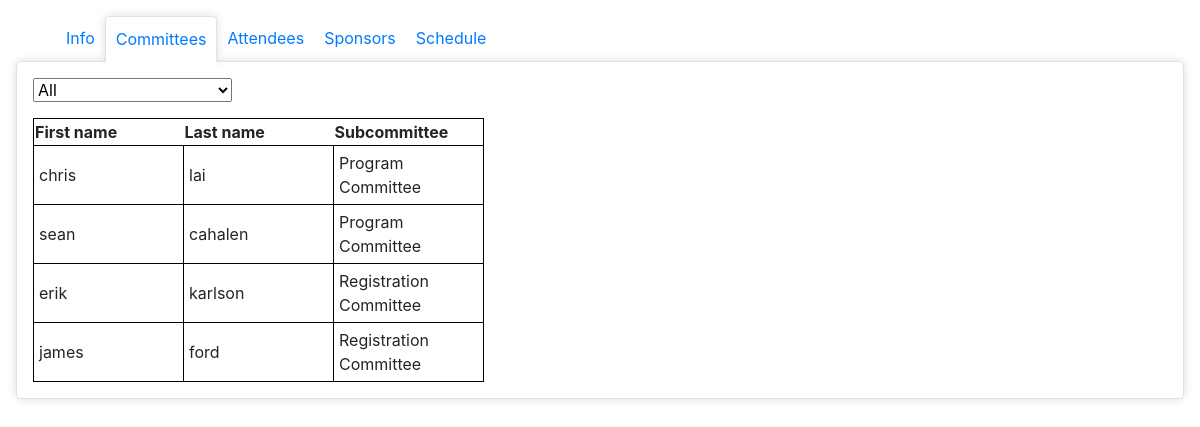
Screenshot of /committee/committee.php with the database file from the repository.
### tables this page shows
CREATE TABLE `is_committee_member_of` (
	`id` INT NOT NULL,
	`name` VARCHAR(30) NOT NULL,
	PRIMARY KEY (`id`, name), 
	FOREIGN KEY (`id`) REFERENCES committee_members(`id`),
	FOREIGN KEY (`name`) REFERENCES subcommittees(`name`)
);

CREATE TABLE `committee_members` (
	`id` INT NOT NULL AUTO_INCREMENT,
	`fname` VARCHAR(30) NOT NULL,
	`lname` VARCHAR(30) NOT NULL,
	PRIMARY KEY (`id`)
);

### committee/committee.php (the view, shortened to what this page needs)
<!DOCTYPE html>
<html>
    <head>
        <link rel="stylesheet" href="https://stackpath.bootstrapcdn.com/bootstrap/4.3.1/css/bootstrap.min.css">
        <link rel="stylesheet" href="/332demo/css/style.css" />
    </head>
    <body>
        <div id="tabs">
            <ul>
                <li><a href="/332demo/info/info.php">Info</a></li>
                <li class="active"><a href="/332demo/committee/committee.php">Committees</a></li>
                <li><a href="/332demo/attendee/attendee.php">Attendees</a></li>
                <li><a href="/332demo/sponsor/sponsor.php">Sponsors</a></li>
                <li><a href="/332demo/schedule/schedule.php">Schedule</a></li>
            </ul>
        </div>
        <div class="content">
<?php
    include '../util/PrintTable.php';
    $db_handle = new DBController();
    $selection = "all";
?>
<form method="POST" action="/332demo/committee/committee.php" name="search">
    <div class="search-box">
        <select id="Place" name="subcommittee" onchange="this.form.submit()">
            <option <?php if($selection=='all'){?>selected="selected"<?php }?> value="all">All</option>
        </select>
    </div>
</form>
<?php
        if($selection == "all"){
            $query = "SELECT cm.fname, cm.lname, icno.name
            FROM (committee_members cm
            INNER JOIN is_committee_member_of icno ON cm.id = icno.id)";
            $result = $db_handle->runQuery($query);
        } else {
            $query = "SELECT cm.fname, cm.lname, icno.name
            FROM (committee_members cm
            INNER JOIN is_committee_member_of icno ON cm.id = icno.id)";
            $query = $query . " WHERE icno.name IN ('" . $_POST['subcommittee'] . "')";
            $result = $db_handle->runQuery($query);
        }
        if (! empty($result)) {
            printTable(["First name", "Last name", "Subcommittee"], $result);
        }
    ?>
</div>
</body>
</html>

### util/PrintTable.php (shortened to what this page needs)
<?php
    function printTable($headers, $values){
        echo "<table style='border: solid 1px black;'>";
        foreach($headers as $header){
            echo "<th>$header</th>";
        }
        foreach ($values as $row) {
            echo "<tr>";
            foreach ($row as $stmt){
                echo '<td style="width:150px;border:1px solid black;">'.$stmt."</td>";
            }
            echo "</tr>";
        }
        echo "</table>";
    }
?>

### css/style.css (style rules this page uses)
html { height: 100%; width: 100%; }
body { padding: 16px; }
#tabs ul { display: flex; width: 100%; margin: 0; }
#tabs ul li { list-style-type: none; padding: 10px; }
#tabs ul li.active { background: white; border-top-left-radius: 5px; border-top-right-radius: 5px; border: 1px solid; border-color: #dee2e6 #dee2e6 #fff; margin-bottom: -1px; -webkit-box-shadow: 0 0 10px #ddd; box-shadow: 0 0 10px #ddd; position: relative; }
#tabs ul li.active:after { content: ""; position: absolute; top: 100%; height: 10px; left: 0; width: 100%; background: white; }
body >.content { background: white; padding: 16px; border: solid 1px #dee2e6; border-radius: 5px; -webkit-box-shadow: 0 0 10px #ddd; box-shadow: 0 0 10px #ddd; }
table { border: 1px solid black; margin-top: 16px; }
td { border: 1px solid black; padding: 5px; }

### rows the page displays
is_committee_member_of: id.fname "chris", id.lname "lai", name "Program Committee"
is_committee_member_of: id.fname "sean", id.lname "cahalen", name "Program Committee"
is_committee_member_of: id.fname "erik", id.lname "karlson", name "Registration Committee"
is_committee_member_of: id.fname "james", id.lname "ford", name "Registration Committee"

### other values shown
$header "First name"
$header "Last name"
$header "Subcommittee"
